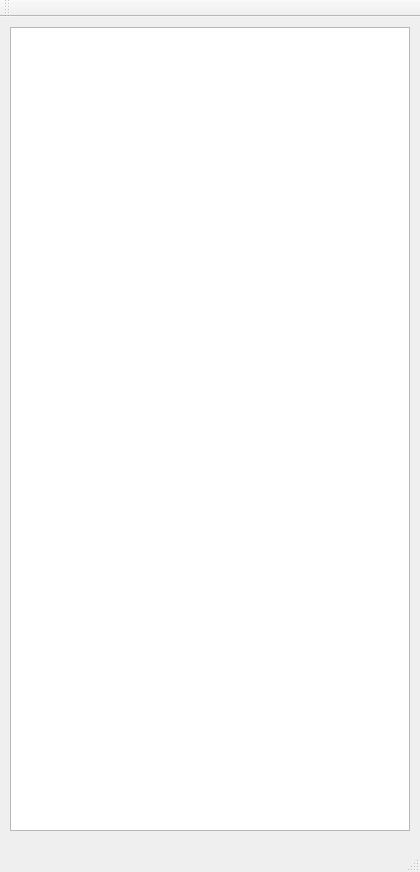
<?xml version="1.0" encoding="UTF-8"?>
<ui version="4.0">
 <class>MainWindow</class>
 <widget class="QMainWindow" name="MainWindow">
  <property name="geometry">
   <rect>
    <x>0</x>
    <y>0</y>
    <width>420</width>
    <height>872</height>
   </rect>
  </property>
  <property name="sizePolicy">
   <sizepolicy hsizetype="Fixed" vsizetype="Fixed">
    <horstretch>0</horstretch>
    <verstretch>0</verstretch>
   </sizepolicy>
  </property>
  <property name="windowTitle">
   <string>MainWindow</string>
  </property>
  <widget class="QWidget" name="centralWidget">
   <widget class="QGraphicsView" name="graphicsView">
    <property name="geometry">
     <rect>
      <x>10</x>
      <y>10</y>
      <width>400</width>
      <height>804</height>
     </rect>
    </property>
    <property name="frameShape">
     <enum>QFrame::StyledPanel</enum>
    </property>
    <property name="verticalScrollBarPolicy">
     <enum>Qt::ScrollBarAlwaysOff</enum>
    </property>
    <property name="horizontalScrollBarPolicy">
     <enum>Qt::ScrollBarAlwaysOff</enum>
    </property>
    <property name="sizeAdjustPolicy">
     <enum>QAbstractScrollArea::AdjustIgnored</enum>
    </property>
   </widget>
  </widget>
  <widget class="QMenuBar" name="menuBar">
   <property name="geometry">
    <rect>
     <x>0</x>
     <y>0</y>
     <width>420</width>
     <height>21</height>
    </rect>
   </property>
  </widget>
  <widget class="QToolBar" name="mainToolBar">
   <attribute name="toolBarArea">
    <enum>TopToolBarArea</enum>
   </attribute>
   <attribute name="toolBarBreak">
    <bool>false</bool>
   </attribute>
  </widget>
  <widget class="QStatusBar" name="statusBar"/>
 </widget>
 <layoutdefault spacing="6" margin="11"/>
 <resources/>
 <connections/>
</ui>
